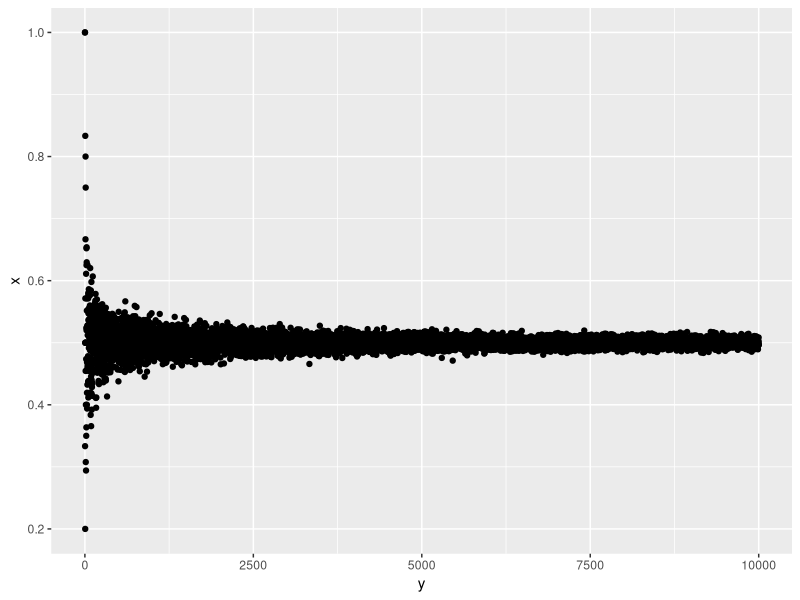
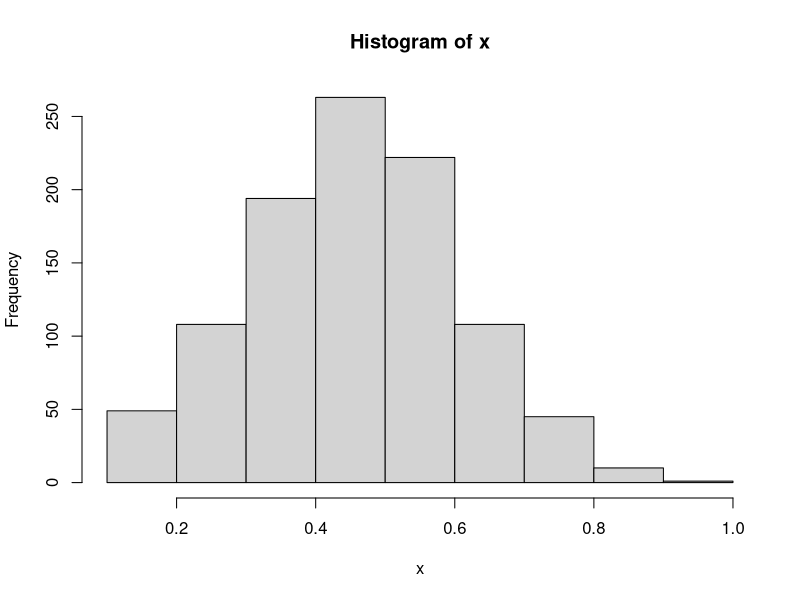
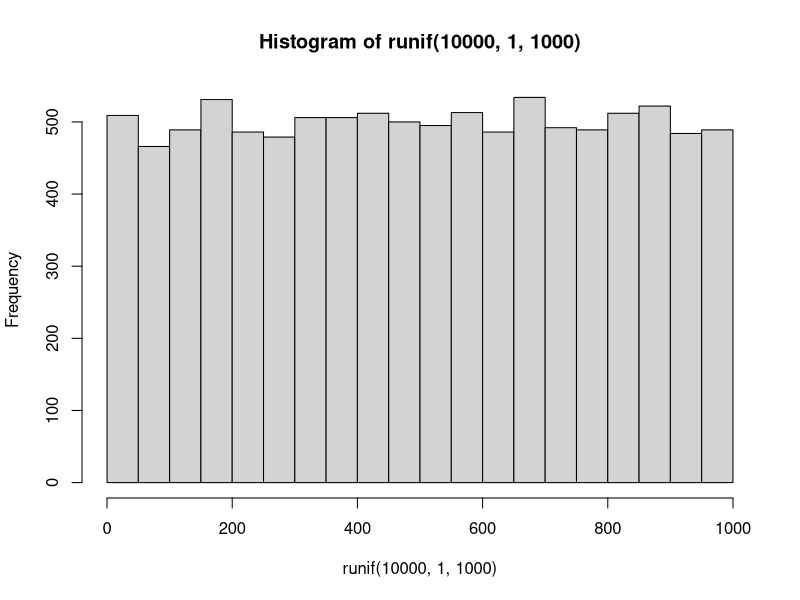

These charts were generated, in order, by the following R code: (Note: this script raises an error after producing the figures.)



coin <- c(1, 0)
sample(coin, 10, replace = T)


# Looping
n <- 100
x <- 1:n
s <- 0

# Summing all even nums
for (i in 1:n) {
  if (i %% 2 == 0){
    s <- s + x[i]
  }
}
# Test
s == sum(seq(2, 100, 2))

# Coin flip simulation
set.seed(123)
n <- 1e4
est_prop <- numeric(n)
for (i in 1:n) {
  x <- sample(coin, i, replace = T)
  est_prop[i] <- mean(x)
}

library(ggplot2)
library(gridExtra)
some_df <- data.frame(x = est_prop, y = 1:n)
ggplot(some_df) + geom_point(aes(x = y, y = x))

# Function
estimate_proportion <- function(n) {
  coin <- c(1, 0)
  x <- sample(coin, n, replace = T)
  est <- mean(x)
  return(est)
}

estimate_proportion(10)

x <- replicate(1e3, estimate_proportion(10))
head(x)
hist(x)

# Generating Continuous Uniform Draws
hist(runif(1e4, 1, 1000))

# Estimating pi by Simulation
n <- 1e3
x <- runif(n, -1, 1); y <- runif(n, -1, 1)
inside <- x^2 + y^2 < 1
data <- tibble(x, y, inside)
ggplot(aes(x = x, y = y), data = data) + geom_point(aes(color = inside))

cat("Pi is =", 4*sum(inside)/n) # number of dots inside of the circle vs outside



# Practice
estimate_proportion2 <- function(n, bias = 0.5) {
  coin <- c(1, 0)
  x <- sample(coin, n, prob = c(bias, 1-bias), replace = T)
  est <- mean(x)
  return(est)
}

replicate(1e3, estimate_proportion2(1e4, 0.3)) %>% mean()









